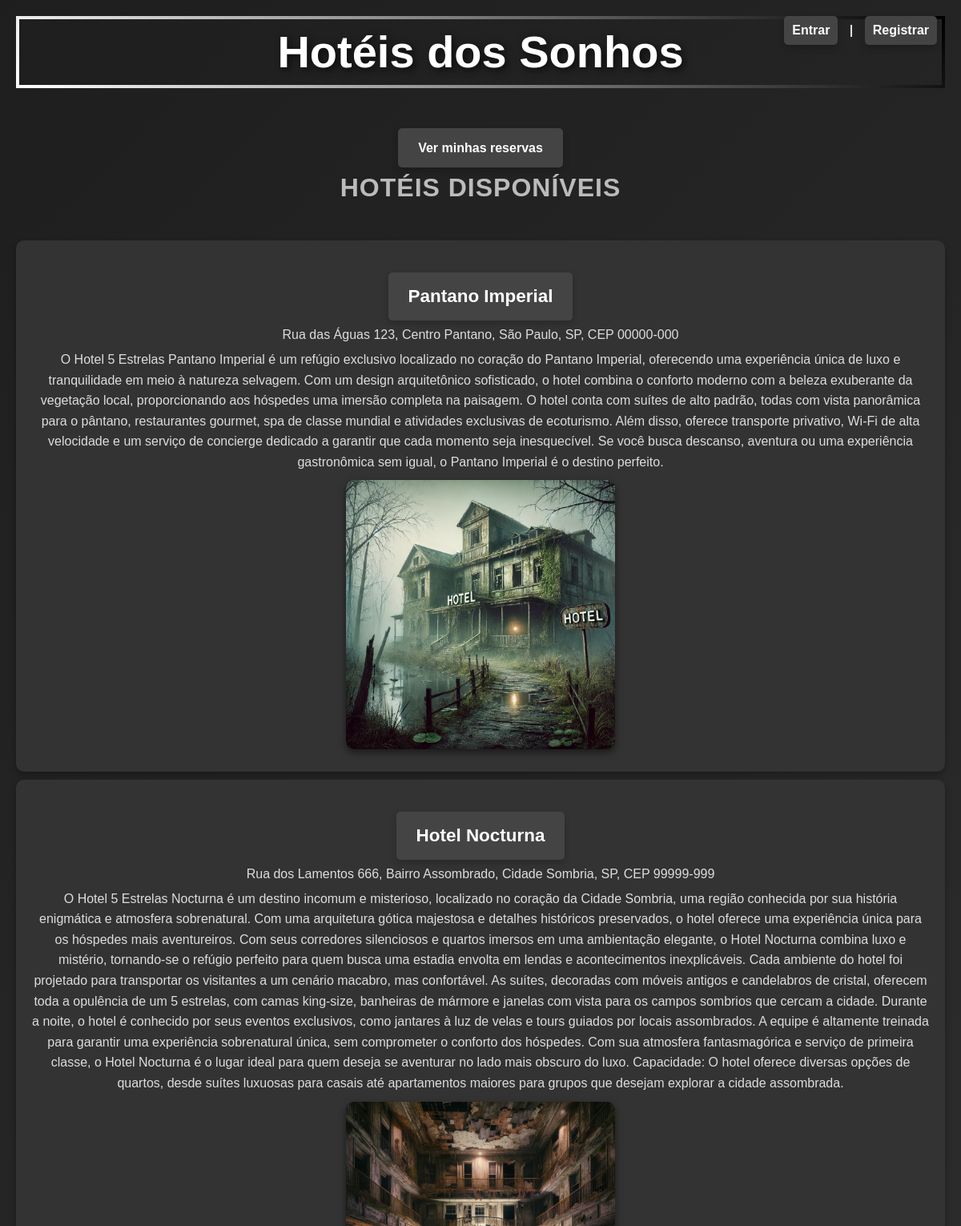
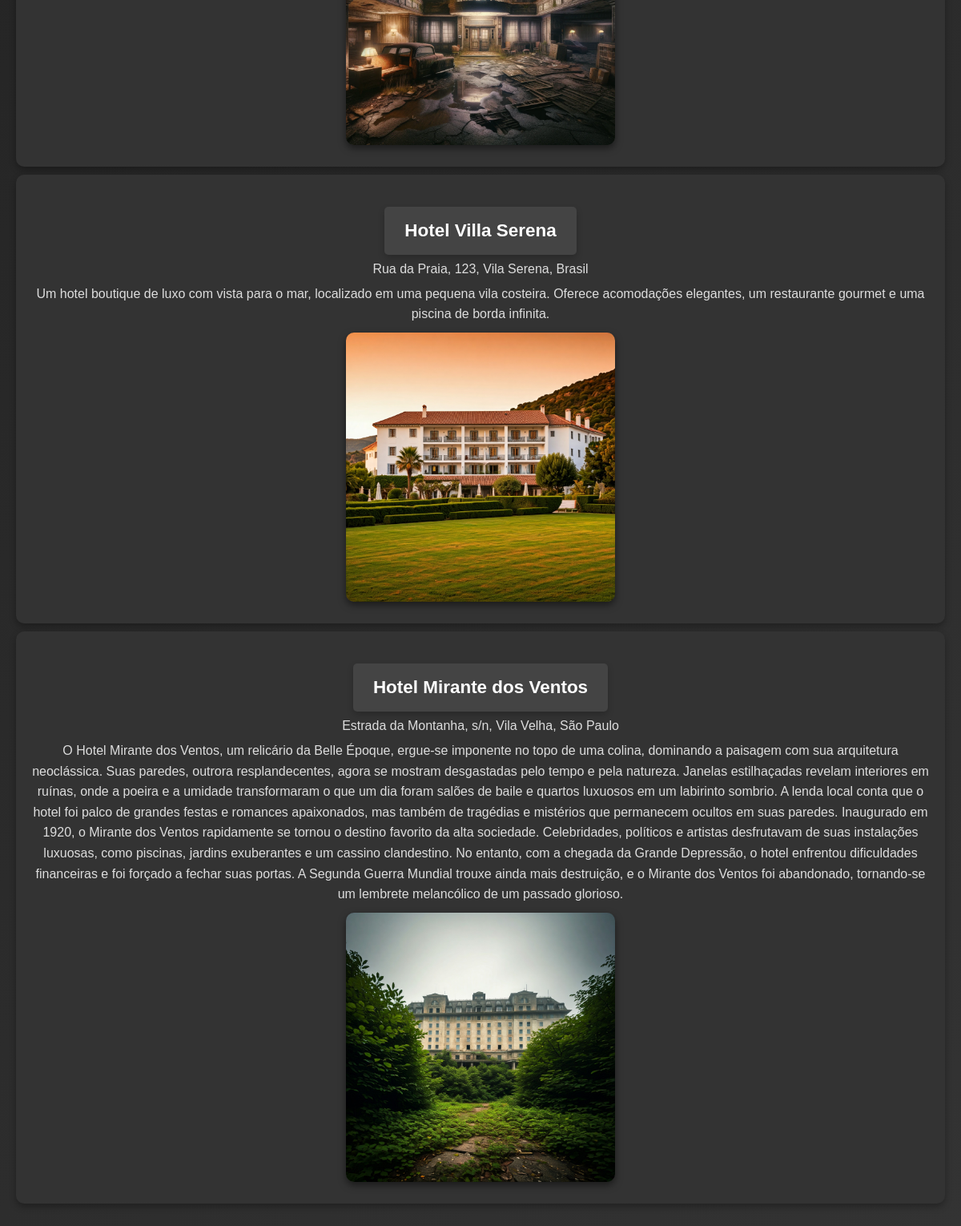
The page / on the database its author committed (2 pictures, top to bottom).
### app_1/models.py (models this page shows, shortened)
class Hotel(models.Model):
    nome = models.CharField(max_length=100)
    descricao = models.TextField()
    endereco = models.CharField(max_length=255)
    telefone = models.CharField(max_length=15)
    email = models.EmailField()
    imagem = models.ImageField(upload_to='hotels/', null=True, blank=True)

### app_1/views.py (the view)
# urls.py: path('', views.lista_hotels, name='index'),
def lista_hotels(request):
    hotels = Hotel.objects.all()
    return render(request, 'index.html', {'hotels': hotels})

### app_1/templates/index.html (shortened to what this page needs)
<!DOCTYPE html>
<html lang="pt-br">
<head>
    {% load static %}
    <link rel="stylesheet" type="text/css" href="{% static 'css/index.css' %}?v=2">
</head>
<body>
    <h1>Hotéis dos Sonhos</h1>
    {% if user.is_authenticated %}
        <div class="logout-container">
            <p>Bem-vindo, {{ user.username }}!
                <form method="POST" action="{% url 'logout' %}">
                    {% csrf_token %}
                    <button type="submit">Sair</button>
                </form>
            </p>
        </div>
    {% else %}
        <div class="auth-links">
            <p><a href="{% url 'login' %}">Entrar</a> | <a href="{% url 'registro' %}">Registrar</a></p>
        </div>
    {% endif %}
    <a href="{% url 'minhas_reservas' %}">Ver minhas reservas</a>
    <h2>Hotéis Disponíveis</h2>
    <ul>
        {% for hotel in hotels %}
            <li>
                <h3><a href="{% url 'detalhes_hotel' hotel.id %}">{{ hotel.nome }}</a></h3>
                <p>{{ hotel.endereco }}</p>
                <p>{{ hotel.descricao }}</p>
                {% if hotel.imagem %}
                    <img src="{{ hotel.imagem.url }}" alt="Imagem do hotel">
                {% else %}
                    <p>Sem imagem disponível</p>
                {% endif %}
            </li>
        {% endfor %}
    </ul>
</body>
</html>

### static/css/index.css (style rules this page uses)
* { margin: 0; padding: 0; box-sizing: border-box; }
body { background: linear-gradient(135deg, #1e1e1e, #333); color: #e0e0e0; font-family: Arial, sans-serif; line-height: 1.6; padding: 20px; text-align: center; }
h1 { font-size: 3.5em; font-weight: bold; color: #fff; margin-bottom: 30px; text-shadow: 3px 3px 10px rgba(0, 0, 0, 0.7); position: relative; animation: rotateText 5s linear infinite; font-family: 'Arial', sans-serif; }
h1::before { content: ''; position: absolute; top: 0; left: 0; right: 0; bottom: 0; border: 4px solid; border-image: linear-gradient(45deg, #ffffff, black) 1; border-radius: 10px; padding: 0.2em; z-index: -1; }
h2 { color: #bbb; font-size: 2em; margin-bottom: 20px; text-transform: uppercase; letter-spacing: 1px; font-weight: bold; }
p a { color: #fff; text-decoration: none; margin: 0 10px; font-weight: bold; padding: 5px 10px; border-radius: 5px; background-color: #333; transition: background-color 0.3s; }
a { display: inline-block; background-color: #444; color: white; padding: 12px 25px; margin-top: 20px; text-decoration: none; border-radius: 5px; font-weight: bold; transition: background-color 0.3s; box-shadow: 0px 4px 8px rgba(0, 0, 0, 0.2); }
ul { list-style-type: none; margin-top: 40px; padding: 0; }
ul li { background-color: #333; color: #ddd; padding: 20px; margin: 10px 0; border-radius: 10px; box-shadow: 0px 4px 8px rgba(0, 0, 0, 0.3); transition: background-color 0.3s, transform 0.3s; }
ul li h3 a { color: #fff; font-size: 1.2em; text-decoration: none; font-weight: bold; }
ul li p { font-size: 1em; margin-top: 5px; }
ul li img { max-width: 30%; height: auto; border-radius: 10px; margin-top: 10px; box-shadow: 0 4px 10px rgba(0, 0, 0, 0.5); transition: transform 0.3s ease-in-out; }
.auth-links { position: absolute; top: 20px; right: 20px; font-weight: bold; }
.auth-links p a { color: #fff; text-decoration: none; margin: 0 10px; padding: 5px 10px; background-color: #444; border-radius: 5px; font-weight: bold; transition: background-color 0.3s; }

### rows shown on the page
Hotel: nome "Pantano Imperial", endereco "Rua das Águas 123, Centro Pantano, São Paulo, SP, CEP 00000-000", descricao "O Hotel 5 Estrelas Pantano Imperial é um refúgio exclusivo localizado no coração do Pantano Imperial, oferecendo uma experiência única de luxo e tranquilidade em meio à natureza selvagem. Com um design arquitetônico sofisticado, o hotel combina o conforto moderno com a beleza exuberante da vegetação local, proporcionando aos hóspedes uma imersão completa na paisagem. O hotel conta com suítes de alto padrão, todas com vista panorâmica para o pântano, restaurantes gourmet, spa de classe mundial e atividades exclusivas de ecoturismo. Além disso, oferece transporte privativo, Wi-Fi de alta velocidade e um serviço de concierge dedicado a garantir que cada momento seja inesquecível. Se você busca…", imagem (picture)
Hotel: nome "Hotel Nocturna", endereco "Rua dos Lamentos 666, Bairro Assombrado, Cidade Sombria, SP, CEP 99999-999", descricao "O Hotel 5 Estrelas Nocturna é um destino incomum e misterioso, localizado no coração da Cidade Sombria, uma região conhecida por sua história enigmática e atmosfera sobrenatural. Com uma arquitetura gótica majestosa e detalhes históricos preservados, o hotel oferece uma experiência única para os hóspedes mais aventureiros. Com seus corredores silenciosos e quartos imersos em uma ambientação elegante, o Hotel Nocturna combina luxo e mistério, tornando-se o refúgio perfeito para quem busca uma estadia envolta em lendas e acontecimentos inexplicáveis. Cada ambiente do hotel foi projetado para transportar os visitantes a um cenário macabro, mas confortável. As suítes, decoradas com móveis…", imagem (picture)
Hotel: nome "Hotel Villa Serena", endereco "Rua da Praia, 123, Vila Serena, Brasil", descricao "Um hotel boutique de luxo com vista para o mar, localizado em uma pequena vila costeira. Oferece acomodações elegantes, um restaurante gourmet e uma piscina de borda infinita.", imagem (picture)
Hotel: nome "Hotel Mirante dos Ventos", endereco "Estrada da Montanha, s/n, Vila Velha, São Paulo", descricao "O Hotel Mirante dos Ventos, um relicário da Belle Époque, ergue-se imponente no topo de uma colina, dominando a paisagem com sua arquitetura neoclássica. Suas paredes, outrora resplandecentes, agora se mostram desgastadas pelo tempo e pela natureza. Janelas estilhaçadas revelam interiores em ruínas, onde a poeira e a umidade transformaram o que um dia foram salões de baile e quartos luxuosos em um labirinto sombrio. A lenda local conta que o hotel foi palco de grandes festas e romances apaixonados, mas também de tragédias e mistérios que permanecem ocultos em suas paredes. Inaugurado em 1920, o Mirante dos Ventos rapidamente se tornou o destino favorito da alta sociedade. Celebridades,…", imagem (picture)
